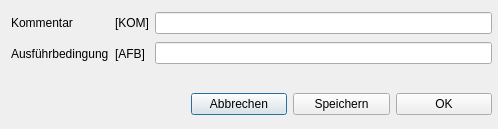
<?xml version="1.0" encoding="UTF-8"?>
<ui version="4.0">
 <class>Dialog_Kommentar</class>
 <widget class="QDialog" name="Dialog_Kommentar">
  <property name="geometry">
   <rect>
    <x>0</x>
    <y>0</y>
    <width>498</width>
    <height>129</height>
   </rect>
  </property>
  <property name="windowTitle">
   <string>Kommentar</string>
  </property>
  <property name="modal">
   <bool>true</bool>
  </property>
  <widget class="QWidget" name="layoutWidget">
   <property name="geometry">
    <rect>
     <x>191</x>
     <y>90</y>
     <width>301</width>
     <height>29</height>
    </rect>
   </property>
   <layout class="QHBoxLayout" name="horizontalLayout">
    <item>
     <widget class="QPushButton" name="pushButton_Abbrechen">
      <property name="text">
       <string>Abbrechen</string>
      </property>
     </widget>
    </item>
    <item>
     <widget class="QPushButton" name="pushButton_save">
      <property name="text">
       <string>Speichern</string>
      </property>
     </widget>
    </item>
    <item>
     <widget class="QPushButton" name="pushButton_OK">
      <property name="text">
       <string>OK</string>
      </property>
     </widget>
    </item>
   </layout>
  </widget>
  <widget class="QWidget" name="layoutWidget">
   <property name="geometry">
    <rect>
     <x>11</x>
     <y>10</y>
     <width>481</width>
     <height>56</height>
    </rect>
   </property>
   <layout class="QHBoxLayout" name="horizontalLayout_2">
    <item>
     <layout class="QVBoxLayout" name="verticalLayout_3">
      <item>
       <widget class="QLabel" name="label_Kommentar">
        <property name="text">
         <string>Kommentar</string>
        </property>
       </widget>
      </item>
      <item>
       <widget class="QLabel" name="label_AFB">
        <property name="text">
         <string>Ausführbedingung</string>
        </property>
       </widget>
      </item>
     </layout>
    </item>
    <item>
     <layout class="QVBoxLayout" name="verticalLayout_2">
      <item>
       <widget class="QLabel" name="label_Kommentar_var">
        <property name="text">
         <string>[KOM]</string>
        </property>
       </widget>
      </item>
      <item>
       <widget class="QLabel" name="label_AFB_var">
        <property name="text">
         <string>[AFB]</string>
        </property>
       </widget>
      </item>
     </layout>
    </item>
    <item>
     <layout class="QVBoxLayout" name="verticalLayout">
      <item>
       <widget class="QLineEdit" name="lineEdit_Kommentar"/>
      </item>
      <item>
       <widget class="QLineEdit" name="lineEdit_AFB"/>
      </item>
     </layout>
    </item>
   </layout>
  </widget>
 </widget>
 <tabstops>
  <tabstop>lineEdit_Kommentar</tabstop>
  <tabstop>lineEdit_AFB</tabstop>
  <tabstop>pushButton_Abbrechen</tabstop>
  <tabstop>pushButton_save</tabstop>
  <tabstop>pushButton_OK</tabstop>
 </tabstops>
 <resources/>
 <connections/>
</ui>
